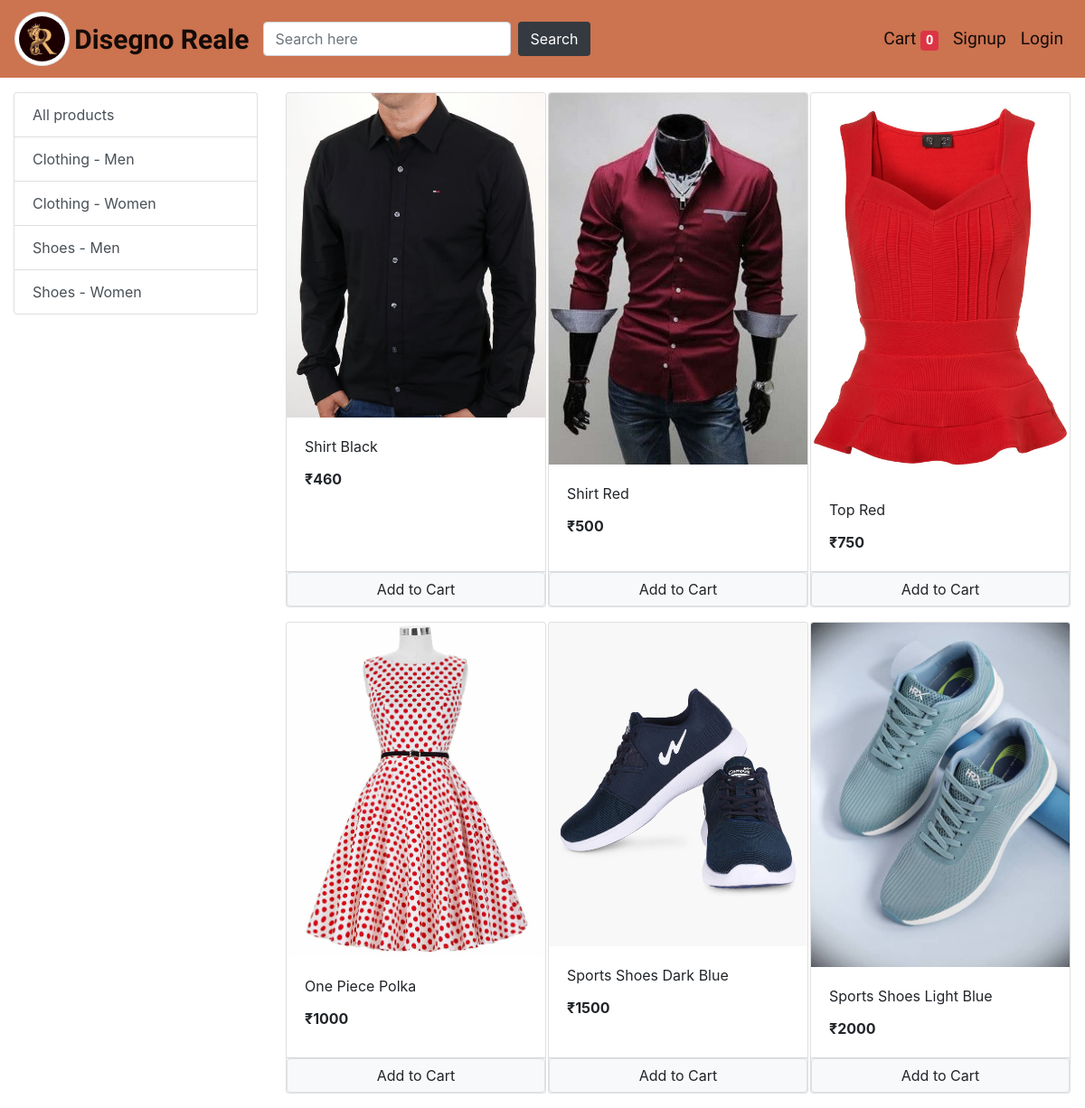
The page / on the database its author committed.
### store/models/category.py (models this page shows, shortened)
class Category(models.Model):
    name = models.CharField(max_length=20)
    @staticmethod
    def get_all_categories():
        return Category.objects.all()

### store/models/product.py (models this page shows, shortened)
class Product(models.Model):
    name = models.CharField(max_length=50)
    price = models.IntegerField(default=0)
    category = models.ForeignKey(Category, on_delete=models.CASCADE, default=1)
    description = models.CharField(max_length=200, default='', null=True, blank=True)
    image = models.ImageField(upload_to='uploads/products/')
    @staticmethod
    def get_all_products():
        return Product.objects.all()

### store/views/home.py (the view, shortened to what this page needs)
# urls.py: path('', Index.as_view(), name='homepage'),
class Index(View):
    def get(self, request):
        cart = request.session.get('cart')
        if not cart:
            request.session['cart'] = {}
        products = None
        categories = Category.get_all_categories()
        categoryId = request.GET.get('category')
        if categoryId:
            products = Product.get_all_products_by_categoryid(categoryId)
        else:
            products = Product.get_all_products()
        data = {}
        data['products'] = products
        data['categories'] = categories
        return render(request, 'index.html', data)

### store/templatetags/cart.py (called while the page is built)
@register.filter(name='is_in_cart')
def is_in_cart(product, cart):
    keys = cart.keys()
    for id in keys:
        if int(id)==product.id:
            return True
    return False

### store/templatetags/custom_filter.py (called while the page is built)
@register.filter(name='currency')
def currency(number):
    return '₹'+str(number)

### store/templates/index.html (shortened to what this page needs)
{% extends 'base.html' %}
{% block content %}
{% load cart %}
{% load custom_filter %}
<div class="container-fluid mt-3">
    <div class="row">
        <div class="col-lg-3 mx-auto">
            <div class="list-group">
                <a href="/" class="list-group-item list-group-item-action">All products</a>
                {% for category in categories %}
                <a href="/?category={{ category.id }}"
                    class="list-group-item list-group-item-action">{{ category.name }}</a>
                {% endfor %}
            </div>
        </div>
        <div id="products" class="col-lg-9 mx-auto">
            <div class="row mx-auto">
                {% for product in products %}
                <div class="card mx-auto mb-3" id="{{product.id}}" style="width: 18rem;">
                    <img class="card-img-top" src="{{ product.image.url }}" alt="Card image cap">
                    <div class="card-body">
                        <p class="card-title">{{ product.name }}</p>
                        <p class="card-text"><b>{{ product.price|currency }}</b></p>
                    </div>
                    <div class="card-footer p-0 no-gutters">
                        {% if product|is_in_cart:request.session.cart %}
                        <div class="row no-gutters">
                            <form action="/#{{ product.id }}" class="col-2" method="post">
                                {% csrf_token %}
                                <input hidden type="text" name="product" value="{{ product.id }}">
                                <input hidden type="text" name="remove" value="True">
                                <input type="submit" value="-" class="btn btn-block btn-secondary">
                            </form>
                            <div class="text-center col">
                                {{ product|cart_quantity:request.session.cart }} in Cart
                            </div>
                            <form action="/#{{ product.id }}" class="col-2" method="post">
                                {% csrf_token %}
                                <input hidden type="text" name="product" value="{{ product.id }}">
                                <input type="submit" value="+" class="btn btn-block btn-secondary">
                            </form>
                        </div>
                        {% else %}
                        <form action="/#{{ product.id }}" method="post" class="btn-block">
                            <input value="Add to Cart" type="submit"
                                class="float-right btn btn-light border form-control">
                        </form>
                        {% endif %}
                    </div>
                </div>
                {% endfor %}
            </div>
        </div>
    </div>
</div>
{% endblock %}

### store/templates/base.html (shortened to what this page needs)
{% load static %}
<!doctype html>
<html lang="en">
<head>
    <link rel="stylesheet" href="https://maxcdn.bootstrapcdn.com/bootstrap/4.0.0/css/bootstrap.min.css"
>
</head>
<body>
    <nav class="navbar navbar-expand-lg navbar-light" style="background-color: #cc7350;">
        <a class="navbar-brand" href="/">
            <img style="height:60px;" src="{% static '/images/royal.jpg' %}" class="img-thumbnail img-fluid image-render rounded-circle">
            <strong class="heading align-middle">
                Disegno Reale
            </strong>
        </a>
        <div class="collapse navbar-collapse" id="navbarSupportedContent">
            <ul class="navbar-nav mr-auto">
                <form class="form-inline" method="post" action="/search">
                    <input class="form-control mr-sm-2" type="search" placeholder="Search here" aria-label="Search" name="searched">
                    <button class="btn bg-dark text-white my-2 my-sm-0" type="submit">Search</button>
                </form>
            </ul>
            <ul class="navbar-nav my-2 my-lg-0">
                <li class="nav-item active">
                    <a class="nav-link nav-fonts align-middle" href="/cart">Cart
                        <span class="badge badge-danger">{{ request.session.cart.keys|length }}</span>
                    </a>
                </li>
                {% if request.session.customer %}
                <li class="nav-item active">
                    <a class="nav-link nav-fonts align-middle" href="/orders">Orders <span class="sr-only">(current)</span></a>
                </li>
                <li class="nav-item active">
                    <a class="nav-link nav-fonts align-middle" href="/logout">Logout <span class="sr-only">(current)</span></a>
                </li>
                <li class="nav-item active">
                    <a class="nav-link nav-fonts align-middle" href="#">{{ request.session.email }} <span class="sr-only">(current)</span></a>
                </li>
                {% else %}
                <li class="nav-item active">
                    <a class="nav-link nav-fonts align-middle" href="/signup">Signup <span class="sr-only">(current)</span></a>
                </li>
                <li class="nav-item active">
                    <a class="nav-link nav-fonts align-middle" href="/login">Login <span class="sr-only">(current)</span></a>
                </li>
                {% endif %}
            </ul>
        </div>
    </nav>
    {% block content %}{% endblock %}
</body>
</html>

### store/templates/base.html (style rules this page uses)
.heading { font-family: 'Festive', cursive; font-size: 150%; }
.nav-fonts { font-family: 'Redressed', cursive; font-size: 120%; }
.image-render { max-width: 100%; height: auto; }

### rows shown on the page
Category: name "Clothing - Men"
Category: name "Clothing - Women"
Category: name "Shoes - Men"
Category: name "Shoes - Women"
Product: image (picture), name "Shirt Black", price "₹460"
Product: image (picture), name "Shirt Red", price "₹500"
Product: image (picture), name "Top Red", price "₹750"
Product: image (picture), name "One Piece Polka", price "₹1000"
Product: image (picture), name "Sports Shoes Dark Blue", price "₹1500"
Product: image (picture), name "Sports Shoes Light Blue", price "₹2000"

### other values the page prints
{{ request.session.cart.keys|length }} "0"
